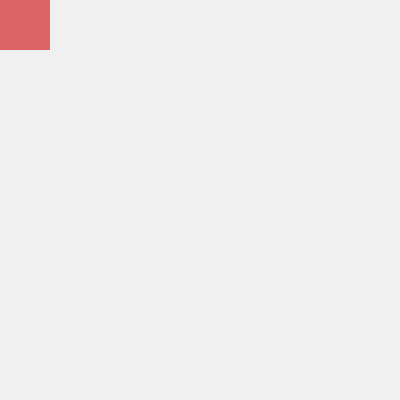
Frame 1 (no input)
Frame 60 (no input): identical to frame 1, image omitted
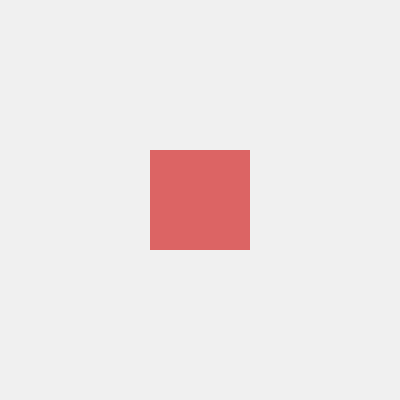
Frame 120 (the mouse pressed at the canvas centre since frame 60)

The p5.js sketch that drew these frames (run headless with seeded random() and noise() and a simulated clock; from frame 60 on, the mouse is pressed at the canvas centre):

// p5.js sketch
// ── sketch.js
function setup() {
  createCanvas(400, 400);
  rectMode(CENTER)
}

function draw() {
  background(240);

  translate(mouseX, mouseY);

  noStroke();
  fill(220, 100, 100);
  square(0, 0, 100);
}
